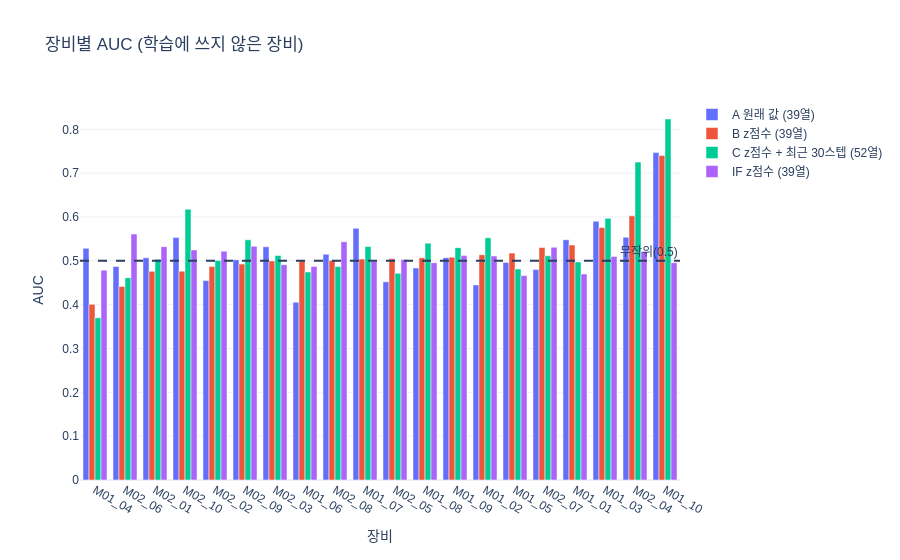

The notebook cell this image was saved under:
### Markdown cell above
### 4-2. 장비별 AUC

### Code cell
names = list(res)
order = pd.Series(res[names[1]]["tool"]).sort_values().index
fig = go.Figure()
for name in names:
    s = pd.Series(res[name]["tool"])
    fig.add_bar(x=list(order), y=[s.get(t, np.nan) for t in order], name=name)
fig.add_hline(y=0.5, line_dash="dash", annotation_text="무작위(0.5)")
fig.update_layout(title="장비별 AUC (학습에 쓰지 않은 장비)", xaxis_title="장비", yaxis_title="AUC", barmode="group")
show(fig)

### Figure 1 — Plotly figure (JSON) as saved in the notebook; plotly's stock layout.template omitted (floating-point values rounded to 4 significant figures)
{"data": [{"name": "A 원래 값 (39열)", "type": "bar", "x": ["M01_04", "M02_06", "M02_01", "M02_10", "M02_02", "M02_09", "M02_03", "M01_06", "M02_08", "M01_07", "M02_05", "M01_08", "M01_09", "M01_02", "M01_05", "M02_07", "M01_01", "M01_03", "M02_04", "M01_10"], "y": [0.5285, 0.4869, 0.5069, 0.553, 0.455, 0.5024, 0.532, 0.4057, 0.515, 0.5742, 0.4522, 0.4838, 0.5072, 0.4451, 0.4963, 0.4799, 0.5481, 0.5902, 0.5538, 0.7468]}, {"name": "B z점수 (39열)", "type": "bar", "x": ["M01_04", "M02_06", "M02_01", "M02_10", "M02_02", "M02_09", "M02_03", "M01_06", "M02_08", "M01_07", "M02_05", "M01_08", "M01_09", "M01_02", "M01_05", "M02_07", "M01_01", "M01_03", "M02_04", "M01_10"], "y": [0.4006, 0.4415, 0.476, 0.4764, 0.4868, 0.4925, 0.4996, 0.5001, 0.5007, 0.5041, 0.5047, 0.507, 0.5082, 0.5139, 0.5177, 0.5303, 0.536, 0.5759, 0.6025, 0.7402]}, {"name": "C z점수 + 최근 30스텝 (52열)", "type": "bar", "x": ["M01_04", "M02_06", "M02_01", "M02_10", "M02_02", "M02_09", "M02_03", "M01_06", "M02_08", "M01_07", "M02_05", "M01_08", "M01_09", "M01_02", "M01_05", "M02_07", "M01_01", "M01_03", "M02_04", "M01_10"], "y": [0.3701, 0.4616, 0.5035, 0.6177, 0.5006, 0.548, 0.5123, 0.4744, 0.487, 0.5324, 0.4715, 0.5402, 0.5301, 0.5524, 0.4813, 0.5114, 0.4975, 0.5969, 0.7253, 0.8235]}, {"name": "IF z점수 (39열)", "type": "bar", "x": ["M01_04", "M02_06", "M02_01", "M02_10", "M02_02", "M02_09", "M02_03", "M01_06", "M02_08", "M01_07", "M02_05", "M01_08", "M01_09", "M01_02", "M01_05", "M02_07", "M01_01", "M01_03", "M02_04", "M01_10"], "y": [0.4787, 0.5611, 0.5323, 0.5249, 0.5221, 0.533, 0.4912, 0.4872, 0.5434, 0.4992, 0.5031, 0.4957, 0.5119, 0.5111, 0.4662, 0.5309, 0.4699, 0.51, 0.5213, 0.4957]}], "layout": {"annotations": [{"showarrow": false, "text": "무작위(0.5)", "x": 1, "xanchor": "right", "xref": "x domain", "y": 0.5, "yanchor": "bottom", "yref": "y"}], "barmode": "group", "font": {"family": "Malgun Gothic, sans-serif"}, "shapes": [{"line": {"dash": "dash"}, "type": "line", "x0": 0, "x1": 1, "xref": "x domain", "y0": 0.5, "y1": 0.5, "yref": "y"}], "title": {"text": "장비별 AUC (학습에 쓰지 않은 장비)"}, "xaxis": {"title": {"text": "장비"}}, "yaxis": {"title": {"text": "AUC"}}}}
